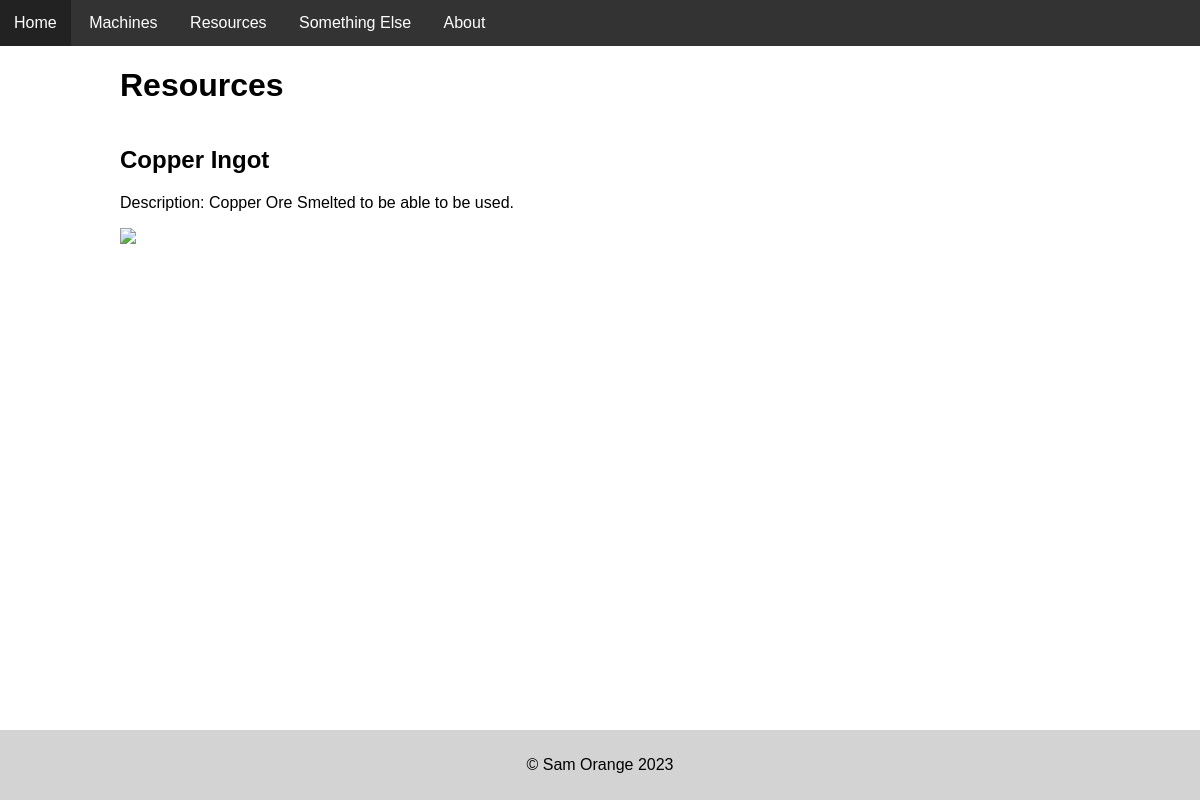
Page /resources/8 on the committed database.
### tables this page shows
CREATE TABLE Resource (id INTEGER PRIMARY KEY AUTOINCREMENT, name TEXT UNIQUE, description TEXT, picture TEXT);

### routes.py (the view)
@app.route("/resources/<int:id>")
def resource(id):
    conn = get_db_connection()
    cur = conn.cursor()
    cur.execute("SELECT * FROM Resource WHERE id=?",(id,))
    data = cur.fetchone()
    return render_template('resources.html', title="Resources", resource=data,)

### routes.py (called while the page is built)
def get_db_connection():
    BASE_DIR = os.path.dirname(os.path.abspath(__file__))
    db_path = os.path.join(BASE_DIR, "project.db")
    conn = sqlite3.connect(db_path)
    return conn

### templates/resources.html
{% extends "base.html" %}
{% block content %}
<H2>{{resource[1]}}</H2>
<p>Description: {{resource[2]}}</p>
<img src="{{resource[3]}}">
{% endblock %}

### static/css/main.css (style rules this page uses)
body { font-family: new-order, sans-serif; font-weight: 400; font-style: normal; margin: 0px; min-height: 100vh; display: flex; flex-direction: column;' rotate: 1deg;' }

### rows in the picture
Resource: name "Copper Ingot", description "Copper Ore Smelted to be able to be used."

### other values in the picture
{{ title }} "Resources"
